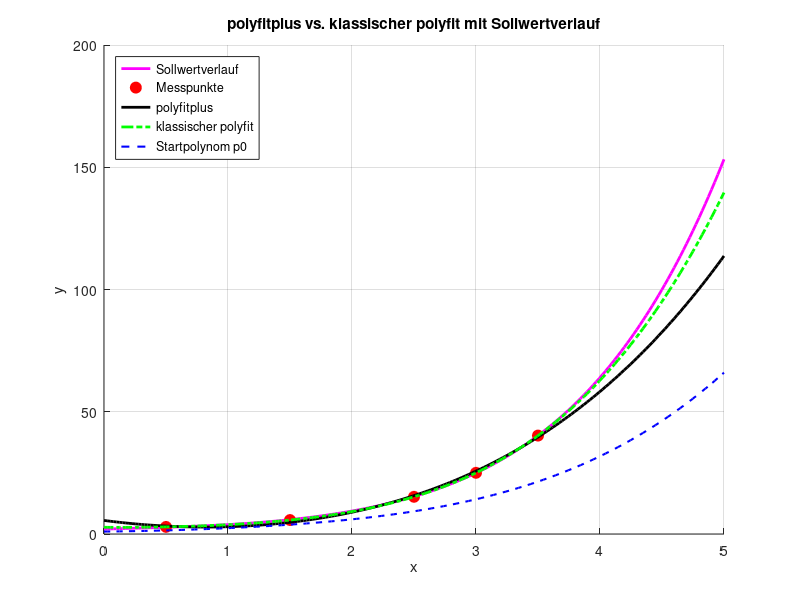

Recreate this plot in MATLAB.
%% polyfit vs. polyfitplus Beispiel mit Sollwertverlauf

clear; clc; close all;

%% 1. Sollwertverlauf (ideal)
x_dense = linspace(0, 5, 200);          % dichte x-Werte für Kurve
y_soll = 0.05*x_dense.^5 - 0.2*x_dense.^4 + x_dense.^3 - 0.5*x_dense.^2 + 1.5*x_dense + 2;

%% 2. Messpunkte (z.B. simuliert mit kleinen Abweichungen)
x_meas = [0.5 1.5 2.5 3 3.5];          % Stützstellen
y_meas = interp1(x_dense, y_soll, x_meas) + 0.2*randn(size(x_meas));  % kleine Messabweichungen

%% 3. Startpolynom p0 (z.B. theoretisch aus Teilinformationen, Grad 4)
p0 = [0.1, -0.2, 1, 0.5, 1]; % Grad 4: a4..a0

%% 4. polyfitplus
n = 5;       % gewünschter Endgrad
nfit = 2;    % nur Terme bis 2. Ordnung fitbar

% Startpolynom auswerten an Messpunkten
yp0 = polyval(p0, x_meas);

% Differenz zur Messung bilden
yfit = y_meas - yp0;

% Teilfit für niedrige Terme
pfit = polyfit(x_meas, yfit, nfit);

% pfit auffüllen auf Länge p0
pfit_extended = [zeros(1, length(p0)-length(pfit)), pfit];

% Endpolynom
p_plus = p0 + pfit_extended;

%% 5. Klassischer polyfit (Gesamtfit)
nklass = min(n, length(x_meas)-1);  % klassische polyfit Einschränkung
p_classic = polyfit(x_meas, y_meas, nklass);

%% 6. Auswertung für dichten Plot
y_plus = polyval(p_plus, x_dense);
y_classic = polyval(p_classic, x_dense);

%% 7. Plotten
figure; hold on; grid on;
plot(x_dense, y_soll, 'm-', 'LineWidth', 2);       % Sollwertverlauf
plot(x_meas, y_meas, 'ro', 'MarkerSize', 8, 'MarkerFaceColor','r'); % Messpunkte
plot(x_dense, y_plus, 'k-', 'LineWidth', 2);       % polyfitplus
plot(x_dense, y_classic, 'g-.', 'LineWidth', 2);  % klassischer polyfit
plot(x_dense, polyval(p0, x_dense), 'b--', 'LineWidth', 1.5);         % Startpolynom

legend('Sollwertverlauf','Messpunkte','polyfitplus','klassischer polyfit','Startpolynom p0','Location','NorthWest');
xlabel('x'); ylabel('y');
title('polyfitplus vs. klassischer polyfit mit Sollwertverlauf');
